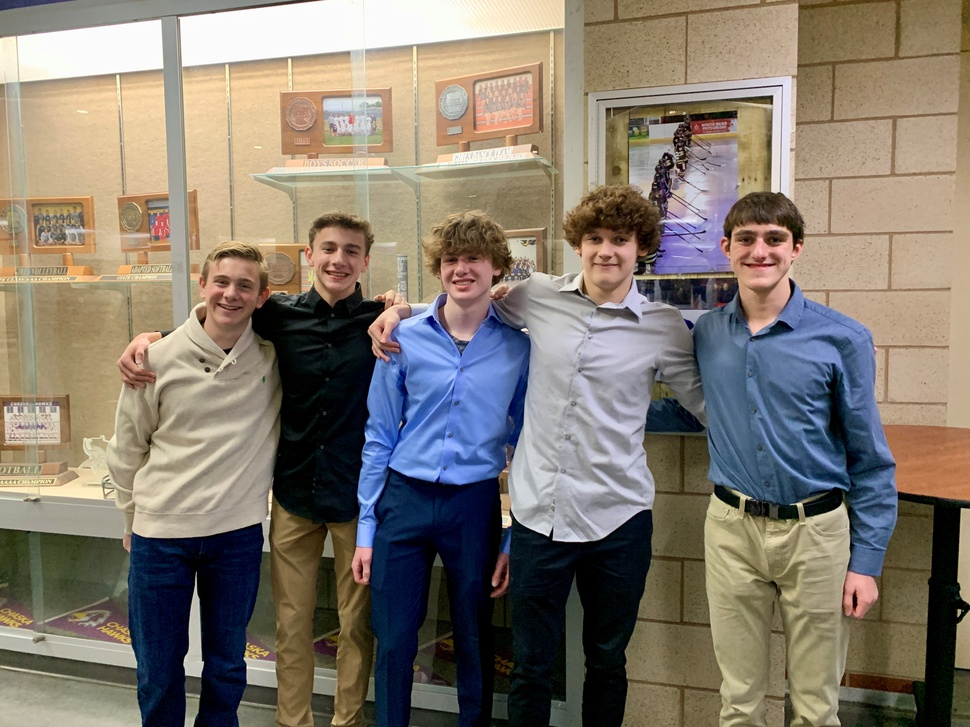
#> input picture pic.jpg, 970 x 727 px, shrunk from 4032 x 3024 before the run
$ python face-detection-image-recognition.py
#> lines starting #> are read from the running program, lines starting #| are printed output that depends on the picture; after the words box and inside, x2 and y2 are one past the last pixel; in counts of white or black regions, pixels touching at a corner belong together
import cv2

face_classifier = cv2.CascadeClassifier(
cv2.data.haarcascades + "haarcascade_frontalface_default.xml"
)

group_photo = cv2.imread('pic.jpg')
#> group_photo is the input picture: shape (727, 970, 3); mean B, G, R 110.3, 121.8, 130.9
gray_photo = cv2.cvtColor(group_photo, cv2.COLOR_BGR2GRAY)
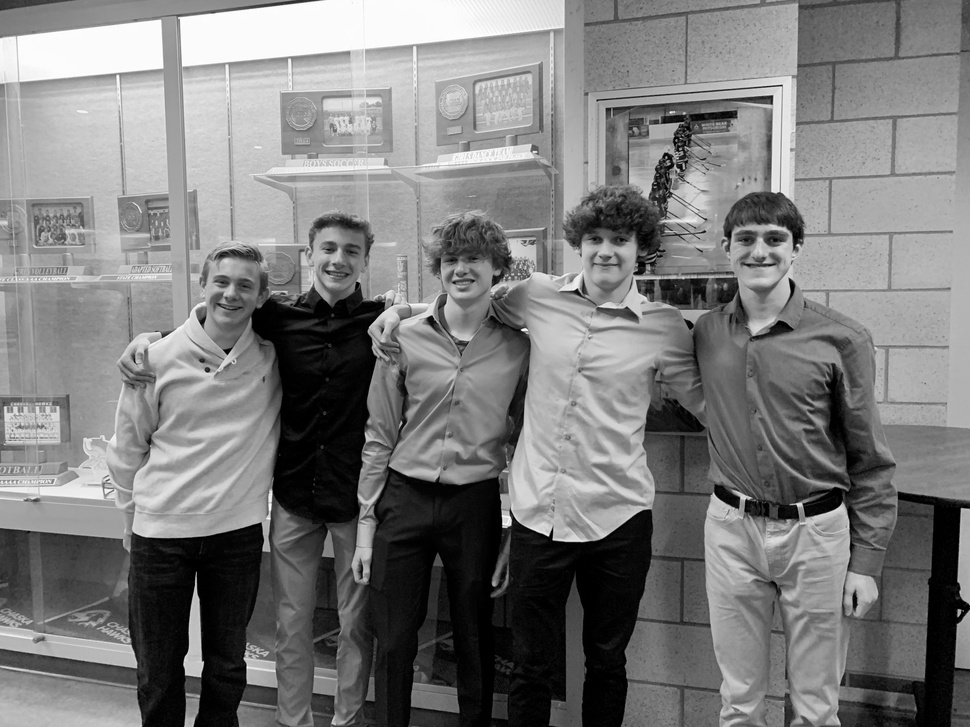
#> gray_photo: shape (727, 970); min 0, max 255, mean 123.2

faces = face_classifier.detectMultiScale(gray_photo, scaleFactor=1.1, minNeighbors=5, minSize=(30, 30))
#> faces = [[306, 224, 66, 66], [432, 237, 60, 60], [201, 260, 63, 63], [573, 215, 66, 66], [720, 208, 80, 80]]
for(x,y,w,h) in faces:
    cv2.rectangle(group_photo, (x, y), (x + w, y + h), (0, 255, 0), 2)
#> this loop made 5 passes
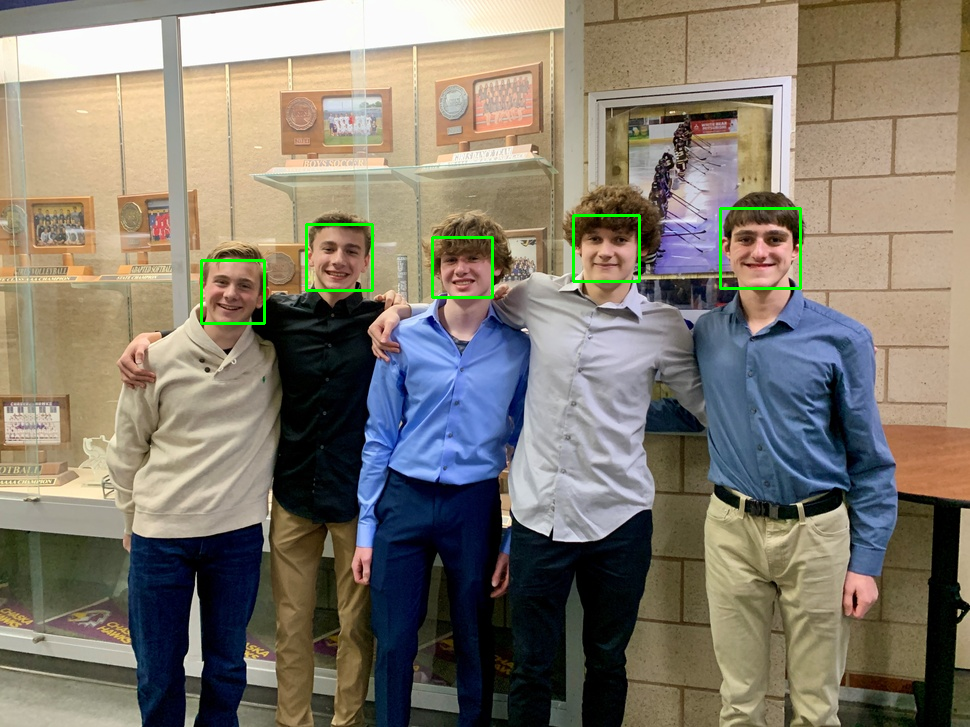
#> group_photo: shape (727, 970, 3); 0.57% of pixels changed, all inside (x1, y1, x2, y2) = (200, 207, 802, 325)

cv2.imshow('Group Photo', group_photo)
cv2.imwrite('pic_with_faces.jpg', group_photo)

cv2.waitKey(0)
cv2.destroyAllWindows()
